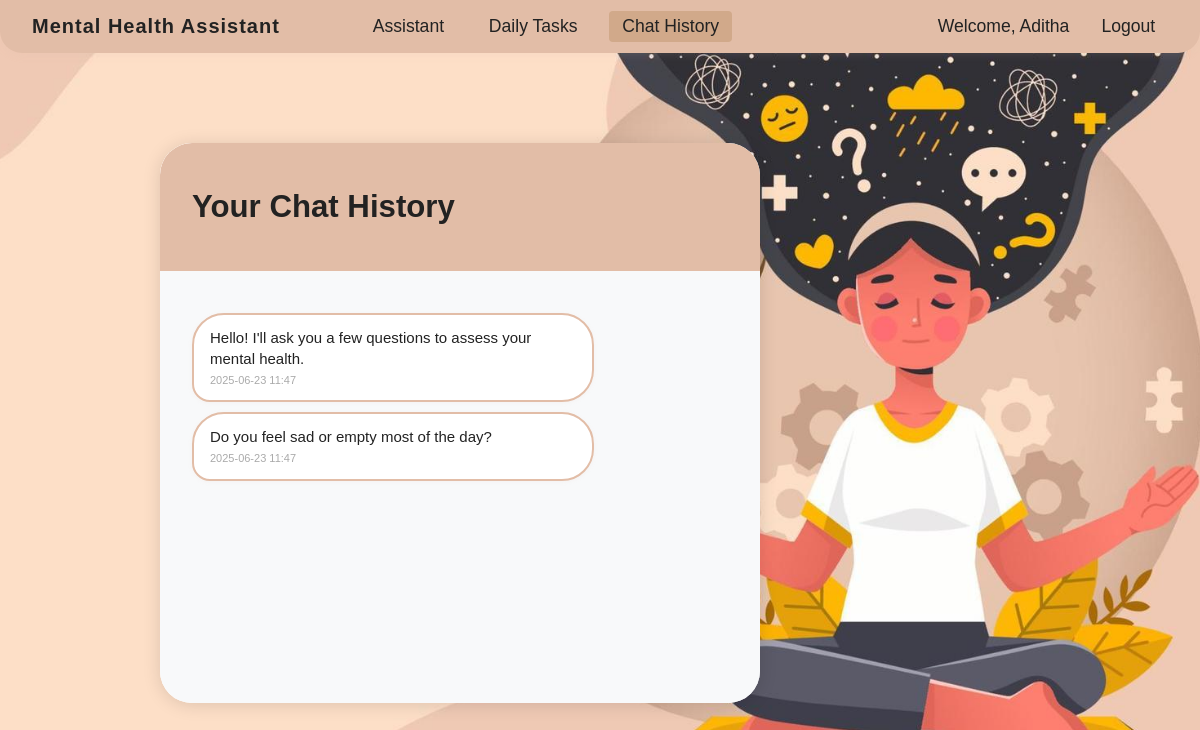
/chat_history (signed in), run on an earlier commit of the app's database.
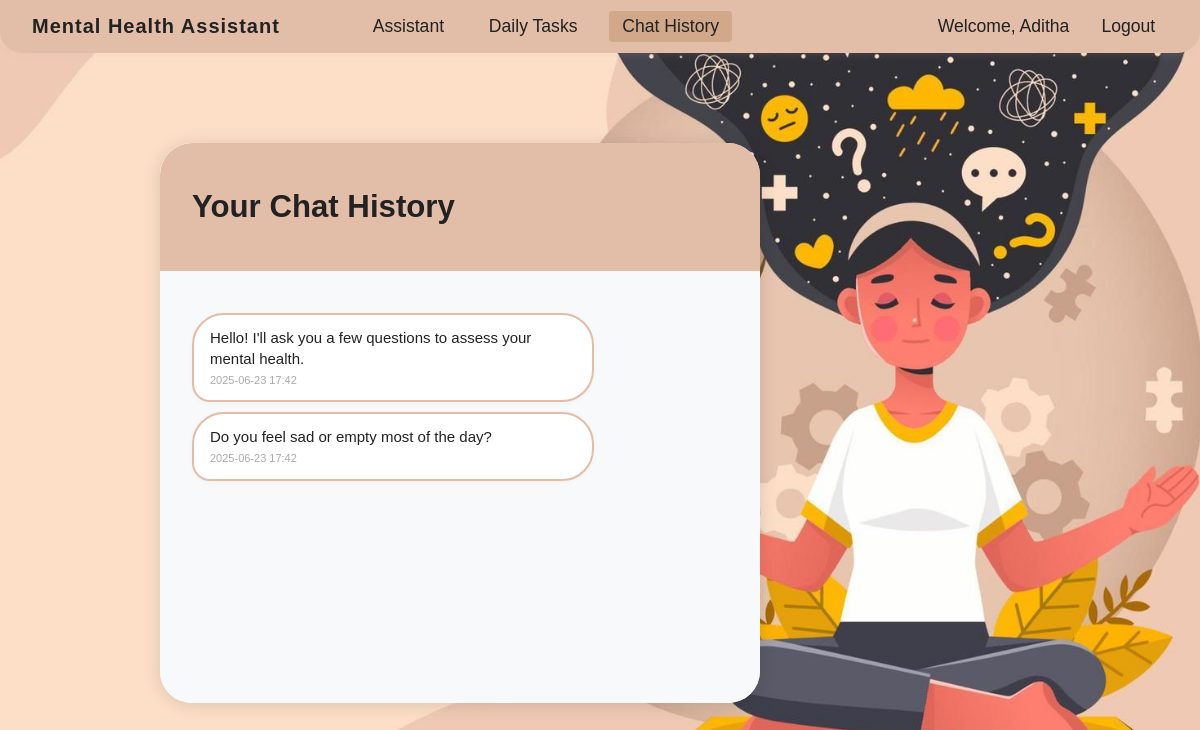
And on a later commit of the database.
### app.py (models this page shows)
class User(db.Model, UserMixin):
    id = db.Column(db.Integer, primary_key=True)
    username = db.Column(db.String(80), unique=True, nullable=False)
    email = db.Column(db.String(120), unique=True, nullable=False)
    password_hash = db.Column(db.String(120), nullable=False)
    created_at = db.Column(db.DateTime, default=datetime.utcnow)
    last_assessment_category = db.Column(db.String(32), nullable=True)

class ChatMessage(db.Model):
    id = db.Column(db.Integer, primary_key=True)
    user_id = db.Column(db.Integer, db.ForeignKey('user.id'), nullable=False)
    sender = db.Column(db.String(10), nullable=False)  # 'user' or 'bot'
    message = db.Column(db.Text, nullable=False)
    timestamp = db.Column(db.DateTime, default=datetime.utcnow)
    user = db.relationship('User', backref=db.backref('chat_messages', lazy=True))

### app.py (the view)
@app.route('/chat_history')
@login_required
def chat_history():
    messages = ChatMessage.query.filter_by(user_id=current_user.id).order_by(ChatMessage.timestamp.asc()).all()
    return render_template('chat_history.html', messages=messages)

### app.py (called while the page is built)
@login_manager.user_loader
def load_user(user_id):
    return User.query.get(int(user_id))

### templates/chat_history.html (shortened to what this page needs)
<!DOCTYPE html>
<html>
<head>
    <link rel="stylesheet" href="{{ url_for('static', filename='css/style.css') }}">
</head>
<body>
    <nav class="navbar">
        <span class="navbar-title">Mental Health Assistant</span>
        <div class="navbar-left">
            <div class="navbar-center">
                <a href="/" class="navbar-link">Assistant</a>
                <a href="/daily_tasks" class="navbar-link">Daily Tasks</a>
                <a href="/chat_history" class="navbar-link active">Chat History</a>
            </div>
        </div>
        <div class="navbar-right">
            <span class="navbar-user">Welcome, {{ current_user.username }}</span>
            <a href="/logout" class="navbar-link">Logout</a>
        </div>
    </nav>
    <div class="main-content">
        <div class="chat-container">
            <div class="chat-header">
                <h2>Your Chat History</h2>
            </div>
            <div class="chat-messages" id="chat-messages">
                {% for msg in messages %}
                    <div class="message {{ 'user-message' if msg.sender == 'user' else 'bot-message' }}">
                        <span>{{ msg.message|safe }}</span>
                        <div style="font-size:11px;color:#aaa;margin-top:4px;">{{ msg.timestamp.strftime('%Y-%m-%d %H:%M') }}</div>
                    </div>
                {% else %}
                    <div class="message bot-message">No chat history yet.</div>
                {% endfor %}
            </div>
        </div>
    </div>
</body>
</html>

### static/css/style.css (style rules this page uses)
body { background: url('/static/images/cover.jpg') no-repeat center center fixed; background-size: cover; font-family: Arial, sans-serif; margin: 0; padding: 0; }
.navbar { display: flex; justify-content: flex-start; align-items: center; background: #E2BDA7; color: #222; padding: 0.7rem 2rem; font-size: 1.1rem; box-shadow: 0 2px 8px rgba(226, 189, 167, 0.13); gap: 2.5rem; border-radius: 0 0 22px 22px; }
.navbar-title { font-weight: bold; font-size: 1.25rem; letter-spacing: 1px; margin-right: 2.5rem; color: #222; }
.navbar-left { display: flex; align-items: center; gap: 1.2rem; }
.navbar-center { display: flex; align-items: center; gap: 1.2rem; }
.navbar-link { color: #222; text-decoration: none; padding: 0.3rem 0.8rem; border-radius: 4px; transition: background 0.2s; }
.navbar-link:hover, .navbar-link.active { background: #d1a98a; }
.navbar-user { font-weight: 500; margin-left: 1.5rem; margin-right: 0.5rem; color: #222; }
.navbar-right { margin-left: auto; display: flex; align-items: center; gap: 0.7rem; }
.main-content { display: flex; flex-direction: row; justify-content: flex-start; align-items: flex-start; min-height: 80vh; margin-top: 60px; margin-left: 60px; }
.chat-container { max-width: 600px; width: 100%; margin-left: 100px; margin-top: 30px; background: rgba(255,255,255,0.93); border-radius: 32px; box-shadow: 0 2px 18px rgba(0, 0, 0, 0.13); min-height: 70vh; max-height: 80vh; display: flex; flex-direction: column; overflow: hidden; align-items: stretch; }
.chat-header { padding: 20px 32px 20px 32px; background: #E2BDA7; color: #222; border-radius: 32px 32px 0 0; text-align: left; font-size: 1.3rem; font-weight: 600; }
.chat-messages { flex: 1; overflow-y: auto; padding: 32px; background-color: #f8f9fa; min-height: 0; max-height: 400px; scrollbar-width: thin; scrollbar-color: #E2BDA7 #f8f9fa; }
.message { margin: 10px 0; padding: 12px 16px; border-radius: 18px; display: block; min-width: 40px; max-width: 75%; line-height: 1.4; font-size: 15px; animation: fadeIn 0.4s ease; word-break: break-word; box-sizing: border-box; text-align: left; clear: both; }
.bot-message { background: #fff; color: #222; margin-right: auto; border-bottom-left-radius: 18px; border-bottom-right-radius: 32px; border-top-right-radius: 32px; border-top-left-radius: 32px; box-shadow: 0 1px 4px rgba(226,189,167,0.10); border: 2px solid #E2BDA7; text-align: left; align-self: flex-start; }

What changed in the data, as far as the page shows it:
changed ChatMessage "Hello! I'll ask you a few questions to assess your mental health.": timestamp "2025-06-23 11:47" → "2025-06-23 17:42"
changed ChatMessage "Do you feel sad or empty most of the day?": timestamp "2025-06-23 11:47" → "2025-06-23 17:42"
